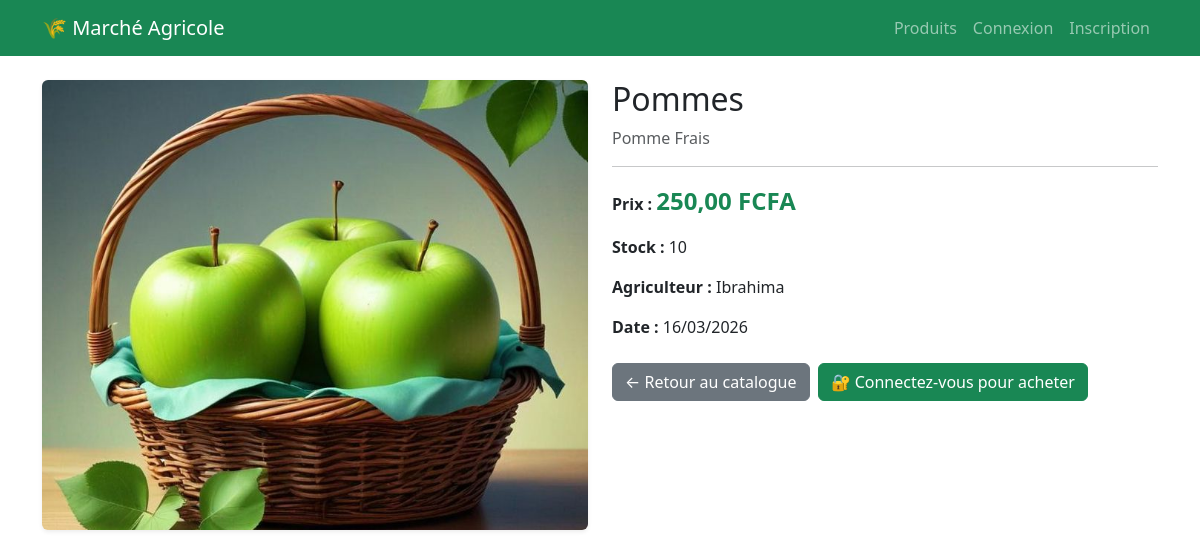
Page /produits/detail/1/ on the earlier database version.
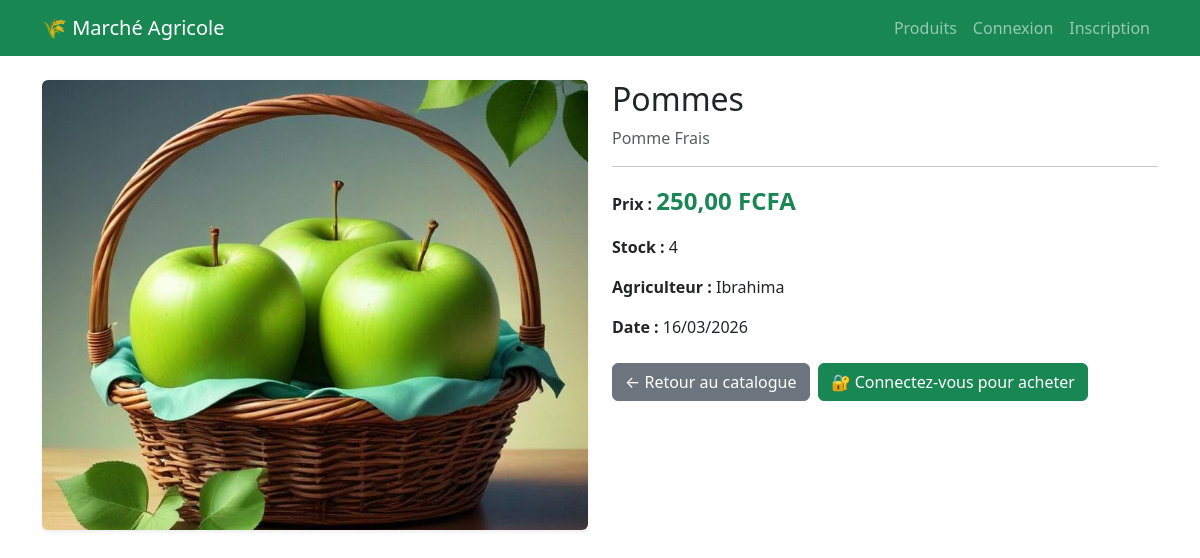
Same page on the later database version.
### produits/models.py (models this page shows, shortened)
class Produit(models.Model):
    agriculteur = models.ForeignKey(
        settings.AUTH_USER_MODEL,
        on_delete=models.CASCADE,
        related_name='produits'
    )
    nom = models.CharField(max_length=200)
    description = models.TextField()
    prix = models.DecimalField(max_digits=10, decimal_places=2)
    quantite_stock = models.PositiveIntegerField(default=0)
    image = models.ImageField(upload_to='produits/', blank=True, null=True)
    disponible = models.BooleanField(default=True)
    date_creation = models.DateTimeField(auto_now_add=True)

### utilisateurs/models.py (models this page shows, shortened)
class Utilisateur(AbstractUser):
    TYPE_CHOICES = (
        ('agriculteur', 'Agriculteur'),
        ('client', 'Client'),
    )
    type_utilisateur = models.CharField(
        max_length=20,
        choices=TYPE_CHOICES,
        default='client'
    )
    telephone = models.CharField(max_length=20, blank=True, null=True)

### produits/views.py (the view)
# urls.py: path('detail/<int:produit_id>/', views.detail_produit, name='detail_produit'),
def detail_produit(request, produit_id):
    produit = get_object_or_404(Produit, id=produit_id)
    return render(request, 'produits/detail_produit.html', {'produit': produit})

### templates/produits/detail_produit.html (shortened to what this page needs)
{% extends 'base.html' %}
{% block content %}
<div class="container mt-4">
    <div class="row">
        <div class="col-md-6 mb-4">
            {% if produit.image %}
                <img src="{{ produit.image.url }}" alt="{{ produit.nom }}" class="img-fluid rounded shadow-sm w-100" style="max-height: 450px; object-fit: cover;">
            {% else %}
                <div class="bg-light d-flex align-items-center justify-content-center rounded" style="height: 450px;">
                    <span class="text-muted">Aucune image</span>
                </div>
            {% endif %}
        </div>
        <div class="col-md-6">
            <h2>{{ produit.nom }}</h2>
            <p class="text-muted">{{ produit.description }}</p>
            <hr>
            <p><strong>Prix :</strong> <span class="text-success fs-4 fw-bold">{{ produit.prix }} FCFA</span></p>
            <p><strong>Stock :</strong> {{ produit.quantite_stock }}</p>
            <p><strong>Agriculteur :</strong> {{ produit.agriculteur.username }}</p>
            <p><strong>Date :</strong> {{ produit.date_creation|date:"d/m/Y" }}</p>
            <div class="mt-4 d-flex gap-2 flex-wrap">
                <a href="{% url 'catalogue' %}" class="btn btn-secondary">
                    ← Retour au catalogue
                </a>
                {% if user.is_authenticated and not user.est_agriculteur %}
                    <a href="{% url 'commandes:ajouter_au_panier' produit.id %}" class="btn btn-success">
                        🛒 Ajouter au panier
                    </a>
                {% elif not user.is_authenticated %}
                    <a href="{% url 'connexion' %}?next={% url 'detail_produit' produit.id %}" class="btn btn-success">
                        🔐 Connectez-vous pour acheter
                    </a>
                {% endif %}
            </div>
        </div>
    </div>
</div>
{% endblock %}

Differences in the rows shown:
changed Produit "Pommes": quantite_stock "10" → "4"
